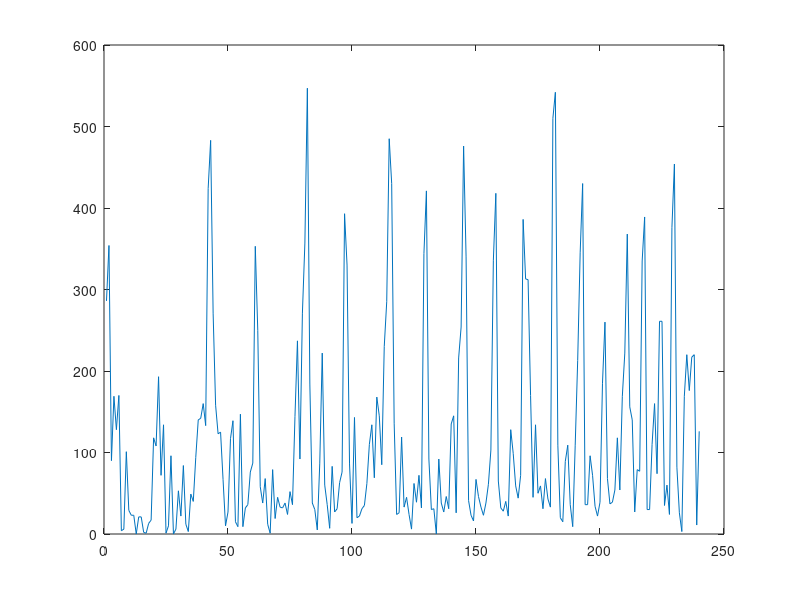

This chart was generated by the following MATLAB code: (Note: this script raises an error after producing the figure.)
%%Si nunca se ha conectado el arduino a octave:
%%arduinosetup  %%Se descarga la conf al arduino, Esto es sólo la primera vez
%%Si ya se descargo el arduinosetup la primer vez que se inicia el programa se
%%debe teclear
%pkg load arduino
%a=arduino;
%%Luego de eso el programa se puede ejecutar varias veces sin problema.

% Columna 1: Datos de entrada al horno
x = [0
1/4
1/2
3/4
1
5/4
3/2
7/4
2
9/4
5/2
11/4
3
13/4
7/2
15/4
4
17/4
9/2
19/4
5
5
19/4
9/2
17/4
4
15/4
7/2
13/4
3
11/4
5/2
9/4
2
7/4
3/2
5/4
1
3/4
1/2
1/4
0
0
5/18
5/9
5/6
10/9
25/18
5/3
35/18
20/9
5/2
25/9
55/18
10/3
65/18
35/9
25/6
40/9
85/18
5
5
85/18
40/9
25/6
35/9
65/18
10/3
55/18
25/9
5/2
20/9
35/18
5/3
25/18
10/9
5/6
5/9
5/18
0
0
5/16
5/8
15/16
5/4
25/16
15/8
35/16
5/2
45/16
25/8
55/16
15/4
65/16
35/8
75/16
5
5
75/16
35/8
65/16
15/4
55/16
25/8
45/16
5/2
35/16
15/8
25/16
5/4
15/16
5/8
5/16
0
0
5/14
5/7
15/14
10/7
25/14
15/7
5/2
20/7
45/14
25/7
55/14
30/7
65/14
5
5
65/14
30/7
55/14
25/7
45/14
20/7
5/2
15/7
25/14
10/7
15/14
5/7
5/14
0
0
5/12
5/6
5/4
5/3
25/12
5/2
35/12
10/3
15/4
25/6
55/12
5
5
55/12
25/6
15/4
10/3
35/12
5/2
25/12
5/3
5/4
5/6
5/12
0
0
1/2
1
3/2
2
5/2
3
7/2
4
9/2
5
5
9/2
4
7/2
3
5/2
2
3/2
1
1/2
0
0
5/8
5/4
15/8
5/2
25/8
15/4
35/8
5
5
35/8
15/4
25/8
5/2
15/8
5/4
5/8
0
0
5/6
5/3
5/2
10/3
25/6
5
5
25/6
10/3
5/2
5/3
5/6
0
0
5/4
5/2
15/4
5
5
15/4
5/2
5/4
0
0
5/2
5
5
5/2
0];















y = [286
354
90
169
128
170
4
6
101
29
23
23
0
21
21
2
1
13
17
118
108
193
72
134
1
10
96
0
6
53
22
84
12
3
49
40
94
140
142
160
133
424
483
271
158
123
125
67
10
27
117
139
15
9
147
9
32
36
76
87
353
250
58
38
68
12
1
79
19
45
33
32
38
24
52
36
144
237
92
271
357
547
184
38
30
5
87
222
60
36
7
83
27
31
63
76
393
330
86
13
143
20
22
31
35
62
110
134
69
168
145
85
230
285
485
430
136
24
26
119
33
45
24
6
62
39
72
32
344
421
92
30
31
0
92
38
27
46
31
135
145
26
216
254
476
340
41
23
16
67
46
33
23
38
61
103
336
418
65
32
28
40
22
128
99
59
44
72
386
313
312
170
45
134
50
59
31
68
43
33
510
542
109
20
15
89
109
36
9
109
213
345
430
36
36
96
72
34
22
39
185
260
68
37
39
54
118
54
169
222
368
156
140
27
79
77
335
389
30
30
110
160
74
261
261
35
60
24
376
454
82
26
3
169
220
176
217
220
11
126];

plot(y)

% Obtencion de los coeficientes de la ecuación en diferencias supuesta del modelo por medio de
% mínimos cuadrados (Amstrom, p513)


EcD = [-1*y(2:length(y)-1) -1*y(1:length(y)-2) x(2:length(y)-1) x(1:length(y)-2)];
% -1*y(1:length(y)-3) x(1:length(y)-3)
Y = y(3:length(y));


Coeficientes=inv(EcD'*EcD)*EcD'*Y

c1 = Coeficientes(1);
c2 = Coeficientes(2);
c3 = Coeficientes(3);
c4 = Coeficientes(4);
%c5 = Coeficientes(5);
%c6 = Coeficientes(6);


%%%%% Comentar para la realimentación
w=y;
%%%%%%%%%%%%%%%%%%%%%%%%%%%%%%%%%%



for i = 3:length(y)
   w(i) = -c1*w(i-1) - c2*w(i-2) + c3*x(i-1) + c4*x(i-2); %%Poner mucho cuidado para no modificar esta línea de código
end
% - c3*w(i-3) + c6*x(i-3)
%%%%% Comentar para la realimentación

plot(Ts)

xlabel("Número de ciclos")

ylabel("Periodo de muestreo")


plot(entrada)

xlabel("Tiempo")

ylabel("Entrada")

figure

plot (y) % Comportamiento real

%%%%%%%%%%%%%%%%%%%%%%%%%%%%%%%%%%%%%

hold on

plot (w,'m--') % Comportamiento proyectado con Ecuacion en diferencias


legend("Real","Modelo")

xlabel("Tiempo")

ylabel("Salida")

title("Sistema real vs Avatar")

hold off

grid on

disp('Error cuadrático medio del sistema:')

E=(sum((w-y).^2))/length(y)%%length(y) es el número de datos, este es el error cuadrático medio
